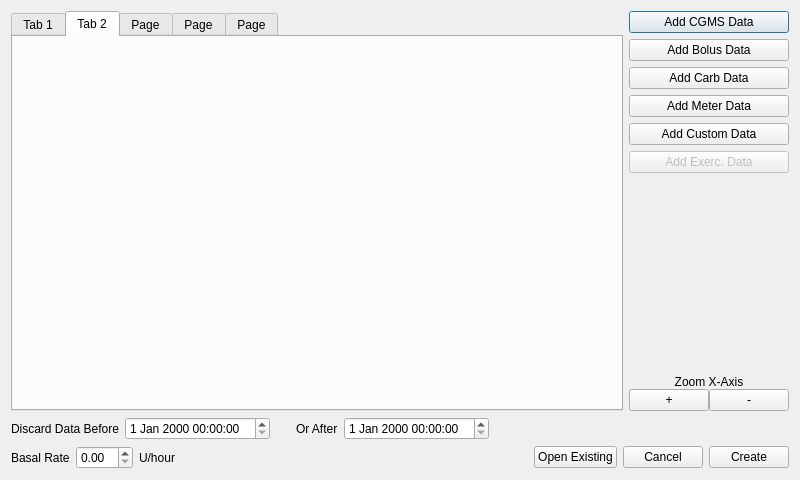
<?xml version="1.0" encoding="UTF-8"?>
<ui version="4.0">
 <class>NlSimpleCreate</class>
 <widget class="QDialog" name="NlSimpleCreate">
  <property name="geometry">
   <rect>
    <x>0</x>
    <y>0</y>
    <width>800</width>
    <height>480</height>
   </rect>
  </property>
  <property name="windowTitle">
   <string>Dialog</string>
  </property>
  <layout class="QVBoxLayout" name="verticalLayout_5">
   <item>
    <layout class="QVBoxLayout" name="verticalLayout_4">
     <item>
      <layout class="QHBoxLayout" name="horizontalLayout_7">
       <item>
        <widget class="QTabWidget" name="tabWidget">
         <property name="currentIndex">
          <number>1</number>
         </property>
         <widget class="TQtWidget" name="cgmsTab">
          <attribute name="title">
           <string>Tab 1</string>
          </attribute>
         </widget>
         <widget class="TQtWidget" name="bolusTab">
          <attribute name="title">
           <string>Tab 2</string>
          </attribute>
         </widget>
         <widget class="TQtWidget" name="carbTab">
          <attribute name="title">
           <string>Page</string>
          </attribute>
         </widget>
         <widget class="TQtWidget" name="meterTab">
          <attribute name="title">
           <string>Page</string>
          </attribute>
         </widget>
         <widget class="TQtWidget" name="customTab">
          <attribute name="title">
           <string>Page</string>
          </attribute>
         </widget>
        </widget>
       </item>
       <item>
        <layout class="QVBoxLayout" name="verticalLayout_3">
         <item>
          <layout class="QVBoxLayout" name="verticalLayout">
           <item>
            <widget class="QPushButton" name="m_cgmsButton">
             <property name="text">
              <string>Add CGMS Data</string>
             </property>
            </widget>
           </item>
           <item>
            <widget class="QPushButton" name="m_bolusButton">
             <property name="text">
              <string>Add Bolus Data</string>
             </property>
            </widget>
           </item>
           <item>
            <widget class="QPushButton" name="m_carbButton">
             <property name="text">
              <string>Add Carb Data</string>
             </property>
            </widget>
           </item>
           <item>
            <widget class="QPushButton" name="m_meterButton">
             <property name="text">
              <string>Add Meter Data</string>
             </property>
            </widget>
           </item>
           <item>
            <widget class="QPushButton" name="m_cutomData">
             <property name="text">
              <string>Add Custom Data</string>
             </property>
            </widget>
           </item>
           <item>
            <widget class="QPushButton" name="m_excersizeButton">
             <property name="enabled">
              <bool>false</bool>
             </property>
             <property name="text">
              <string>Add Exerc. Data</string>
             </property>
            </widget>
           </item>
          </layout>
         </item>
         <item>
          <spacer name="verticalSpacer">
           <property name="orientation">
            <enum>Qt::Vertical</enum>
           </property>
           <property name="sizeHint" stdset="0">
            <size>
             <width>20</width>
             <height>40</height>
            </size>
           </property>
          </spacer>
         </item>
         <item>
          <layout class="QVBoxLayout" name="verticalLayout_2">
           <property name="spacing">
            <number>0</number>
           </property>
           <property name="sizeConstraint">
            <enum>QLayout::SetMaximumSize</enum>
           </property>
           <item>
            <widget class="QLabel" name="label_5">
             <property name="sizePolicy">
              <sizepolicy hsizetype="Preferred" vsizetype="Maximum">
               <horstretch>0</horstretch>
               <verstretch>0</verstretch>
              </sizepolicy>
             </property>
             <property name="text">
              <string>Zoom X-Axis</string>
             </property>
             <property name="alignment">
              <set>Qt::AlignBottom|Qt::AlignHCenter</set>
             </property>
            </widget>
           </item>
           <item>
            <layout class="QHBoxLayout" name="horizontalLayout_3">
             <item>
              <widget class="QPushButton" name="zoomInButton">
               <property name="sizePolicy">
                <sizepolicy hsizetype="Maximum" vsizetype="Maximum">
                 <horstretch>0</horstretch>
                 <verstretch>0</verstretch>
                </sizepolicy>
               </property>
               <property name="text">
                <string>+</string>
               </property>
              </widget>
             </item>
             <item>
              <widget class="QPushButton" name="zoomOutButton">
               <property name="sizePolicy">
                <sizepolicy hsizetype="Maximum" vsizetype="Maximum">
                 <horstretch>0</horstretch>
                 <verstretch>0</verstretch>
                </sizepolicy>
               </property>
               <property name="text">
                <string>-</string>
               </property>
              </widget>
             </item>
            </layout>
           </item>
          </layout>
         </item>
        </layout>
       </item>
      </layout>
     </item>
     <item>
      <layout class="QHBoxLayout" name="horizontalLayout_5">
       <item>
        <layout class="QHBoxLayout" name="horizontalLayout">
         <item>
          <widget class="QLabel" name="label">
           <property name="text">
            <string>Discard Data Before</string>
           </property>
          </widget>
         </item>
         <item>
          <widget class="QDateTimeEdit" name="m_startDateEntry"/>
         </item>
        </layout>
       </item>
       <item>
        <spacer name="horizontalSpacer_3">
         <property name="orientation">
          <enum>Qt::Horizontal</enum>
         </property>
         <property name="sizeType">
          <enum>QSizePolicy::Preferred</enum>
         </property>
         <property name="sizeHint" stdset="0">
          <size>
           <width>20</width>
           <height>20</height>
          </size>
         </property>
        </spacer>
       </item>
       <item>
        <layout class="QHBoxLayout" name="horizontalLayout_4">
         <item>
          <widget class="QLabel" name="label_2">
           <property name="text">
            <string>Or After</string>
           </property>
          </widget>
         </item>
         <item>
          <widget class="QDateTimeEdit" name="m_endDateEntry"/>
         </item>
         <item>
          <spacer name="horizontalSpacer_2">
           <property name="orientation">
            <enum>Qt::Horizontal</enum>
           </property>
           <property name="sizeHint" stdset="0">
            <size>
             <width>40</width>
             <height>20</height>
            </size>
           </property>
          </spacer>
         </item>
        </layout>
       </item>
      </layout>
     </item>
     <item>
      <layout class="QHBoxLayout" name="horizontalLayout_6">
       <item>
        <layout class="QHBoxLayout" name="horizontalLayout_2">
         <item>
          <widget class="QLabel" name="label_3">
           <property name="text">
            <string>Basal Rate</string>
           </property>
          </widget>
         </item>
         <item>
          <widget class="QDoubleSpinBox" name="m_basalInsulinAmount"/>
         </item>
         <item>
          <widget class="QLabel" name="label_4">
           <property name="text">
            <string>U/hour</string>
           </property>
          </widget>
         </item>
        </layout>
       </item>
       <item>
        <spacer name="horizontalSpacer">
         <property name="orientation">
          <enum>Qt::Horizontal</enum>
         </property>
         <property name="sizeHint" stdset="0">
          <size>
           <width>40</width>
           <height>20</height>
          </size>
         </property>
        </spacer>
       </item>
       <item>
        <widget class="QPushButton" name="m_openExisting">
         <property name="text">
          <string>Open Existing</string>
         </property>
        </widget>
       </item>
       <item>
        <widget class="QPushButton" name="m_cancelButton">
         <property name="text">
          <string>Cancel</string>
         </property>
        </widget>
       </item>
       <item>
        <widget class="QPushButton" name="m_createButton">
         <property name="text">
          <string>Create</string>
         </property>
        </widget>
       </item>
      </layout>
     </item>
    </layout>
   </item>
  </layout>
 </widget>
 <customwidgets>
  <customwidget>
   <class>TQtWidget</class>
   <extends>QWidget</extends>
   <header>TQtWidget.h</header>
  </customwidget>
 </customwidgets>
 <tabstops>
  <tabstop>tabWidget</tabstop>
  <tabstop>m_excersizeButton</tabstop>
  <tabstop>m_createButton</tabstop>
  <tabstop>m_cgmsButton</tabstop>
  <tabstop>m_bolusButton</tabstop>
  <tabstop>m_carbButton</tabstop>
  <tabstop>m_meterButton</tabstop>
  <tabstop>m_cutomData</tabstop>
  <tabstop>m_startDateEntry</tabstop>
  <tabstop>m_endDateEntry</tabstop>
  <tabstop>m_basalInsulinAmount</tabstop>
  <tabstop>zoomInButton</tabstop>
  <tabstop>zoomOutButton</tabstop>
  <tabstop>m_openExisting</tabstop>
  <tabstop>m_cancelButton</tabstop>
 </tabstops>
 <resources/>
 <connections>
  <connection>
   <sender>m_cgmsButton</sender>
   <signal>clicked()</signal>
   <receiver>NlSimpleCreate</receiver>
   <slot>addCgmsData()</slot>
   <hints>
    <hint type="sourcelabel">
     <x>548</x>
     <y>35</y>
    </hint>
    <hint type="destinationlabel">
     <x>319</x>
     <y>239</y>
    </hint>
   </hints>
  </connection>
  <connection>
   <sender>m_bolusButton</sender>
   <signal>clicked()</signal>
   <receiver>NlSimpleCreate</receiver>
   <slot>addBolusData()</slot>
   <hints>
    <hint type="sourcelabel">
     <x>548</x>
     <y>69</y>
    </hint>
    <hint type="destinationlabel">
     <x>319</x>
     <y>239</y>
    </hint>
   </hints>
  </connection>
  <connection>
   <sender>m_carbButton</sender>
   <signal>clicked()</signal>
   <receiver>NlSimpleCreate</receiver>
   <slot>addCarbData()</slot>
   <hints>
    <hint type="sourcelabel">
     <x>548</x>
     <y>103</y>
    </hint>
    <hint type="destinationlabel">
     <x>319</x>
     <y>239</y>
    </hint>
   </hints>
  </connection>
  <connection>
   <sender>m_meterButton</sender>
   <signal>clicked()</signal>
   <receiver>NlSimpleCreate</receiver>
   <slot>addMeterData()</slot>
   <hints>
    <hint type="sourcelabel">
     <x>548</x>
     <y>137</y>
    </hint>
    <hint type="destinationlabel">
     <x>319</x>
     <y>239</y>
    </hint>
   </hints>
  </connection>
  <connection>
   <sender>m_cutomData</sender>
   <signal>clicked()</signal>
   <receiver>NlSimpleCreate</receiver>
   <slot>addCustomData()</slot>
   <hints>
    <hint type="sourcelabel">
     <x>548</x>
     <y>171</y>
    </hint>
    <hint type="destinationlabel">
     <x>319</x>
     <y>239</y>
    </hint>
   </hints>
  </connection>
  <connection>
   <sender>zoomInButton</sender>
   <signal>clicked()</signal>
   <receiver>NlSimpleCreate</receiver>
   <slot>zoomInX()</slot>
   <hints>
    <hint type="sourcelabel">
     <x>515</x>
     <y>359</y>
    </hint>
    <hint type="destinationlabel">
     <x>319</x>
     <y>239</y>
    </hint>
   </hints>
  </connection>
  <connection>
   <sender>zoomOutButton</sender>
   <signal>clicked()</signal>
   <receiver>NlSimpleCreate</receiver>
   <slot>zoomOutX()</slot>
   <hints>
    <hint type="sourcelabel">
     <x>581</x>
     <y>359</y>
    </hint>
    <hint type="destinationlabel">
     <x>319</x>
     <y>239</y>
    </hint>
   </hints>
  </connection>
  <connection>
   <sender>m_startDateEntry</sender>
   <signal>editingFinished()</signal>
   <receiver>NlSimpleCreate</receiver>
   <slot>handleTimeLimitButton()</slot>
   <hints>
    <hint type="sourcelabel">
     <x>226</x>
     <y>403</y>
    </hint>
    <hint type="destinationlabel">
     <x>319</x>
     <y>239</y>
    </hint>
   </hints>
  </connection>
  <connection>
   <sender>m_endDateEntry</sender>
   <signal>editingFinished()</signal>
   <receiver>NlSimpleCreate</receiver>
   <slot>handleTimeLimitButton()</slot>
   <hints>
    <hint type="sourcelabel">
     <x>486</x>
     <y>403</y>
    </hint>
    <hint type="destinationlabel">
     <x>319</x>
     <y>239</y>
    </hint>
   </hints>
  </connection>
  <connection>
   <sender>m_basalInsulinAmount</sender>
   <signal>editingFinished()</signal>
   <receiver>NlSimpleCreate</receiver>
   <slot>enableCreateButton()</slot>
   <hints>
    <hint type="sourcelabel">
     <x>117</x>
     <y>445</y>
    </hint>
    <hint type="destinationlabel">
     <x>319</x>
     <y>239</y>
    </hint>
   </hints>
  </connection>
  <connection>
   <sender>m_openExisting</sender>
   <signal>clicked()</signal>
   <receiver>NlSimpleCreate</receiver>
   <slot>openDefinedModel()</slot>
   <hints>
    <hint type="sourcelabel">
     <x>394</x>
     <y>446</y>
    </hint>
    <hint type="destinationlabel">
     <x>319</x>
     <y>239</y>
    </hint>
   </hints>
  </connection>
  <connection>
   <sender>m_cancelButton</sender>
   <signal>clicked()</signal>
   <receiver>NlSimpleCreate</receiver>
   <slot>cancel()</slot>
   <hints>
    <hint type="sourcelabel">
     <x>502</x>
     <y>446</y>
    </hint>
    <hint type="destinationlabel">
     <x>319</x>
     <y>239</y>
    </hint>
   </hints>
  </connection>
  <connection>
   <sender>m_createButton</sender>
   <signal>clicked()</signal>
   <receiver>NlSimpleCreate</receiver>
   <slot>constructModel()</slot>
   <hints>
    <hint type="sourcelabel">
     <x>585</x>
     <y>446</y>
    </hint>
    <hint type="destinationlabel">
     <x>319</x>
     <y>239</y>
    </hint>
   </hints>
  </connection>
 </connections>
 <slots>
  <slot>addCgmsData()</slot>
  <slot>addBolusData()</slot>
  <slot>addCarbData()</slot>
  <slot>addMeterData()</slot>
  <slot>addCustomData()</slot>
  <slot>constructModel()</slot>
  <slot>openDefinedModel()</slot>
  <slot>cancel()</slot>
  <slot>handleTimeLimitButton()</slot>
  <slot>enableCreateButton()</slot>
  <slot>zoomInX()</slot>
  <slot>zoomOutX()</slot>
 </slots>
</ui>
